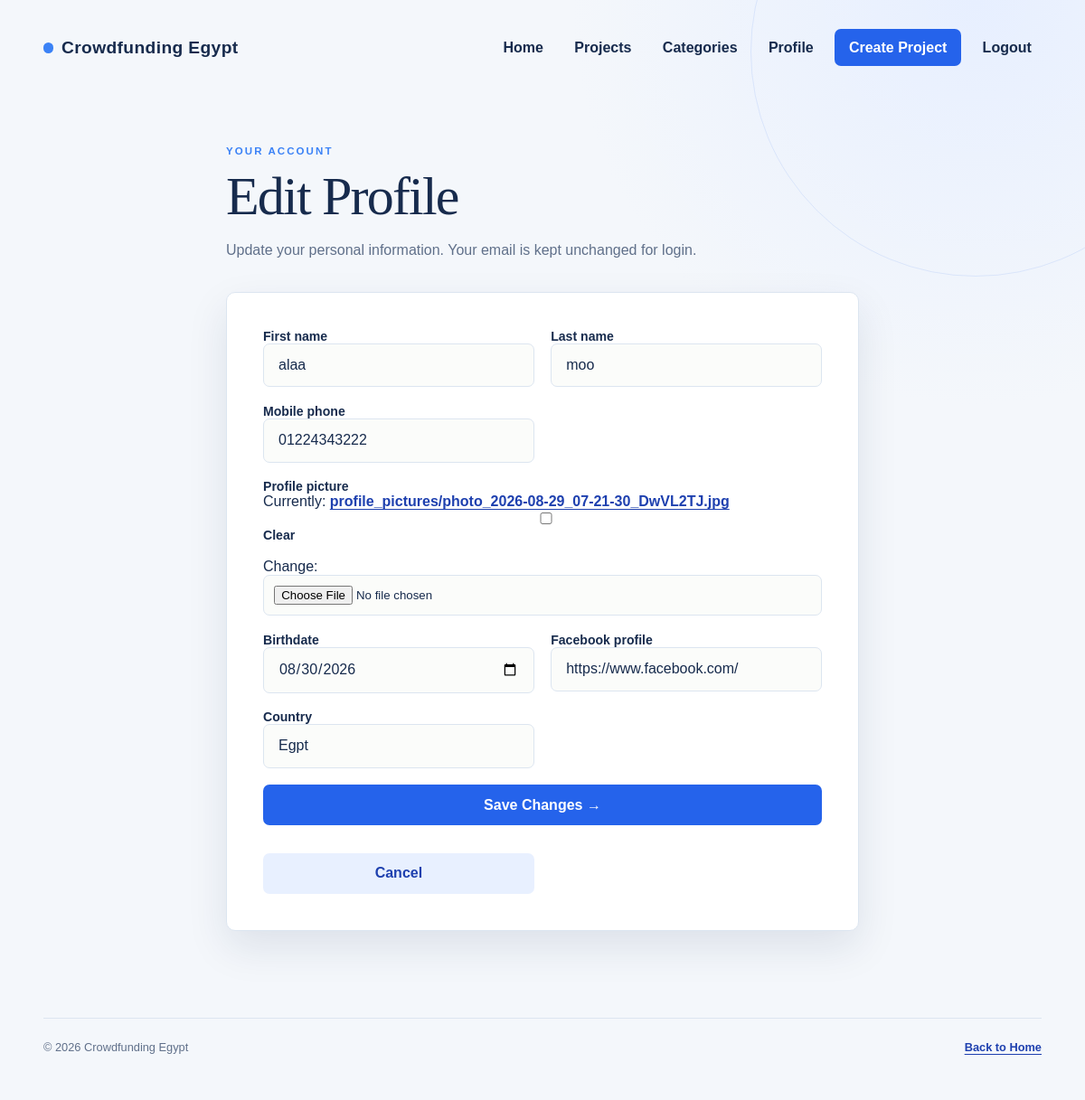
/accounts/profile/edit/ (signed in), run on the app's committed database.
### accounts/models.py (models this page shows)
class User(AbstractUser):
    username = None
    email = models.EmailField(unique=True)
    mobile_phone = models.CharField(max_length=11)
    profile_picture = models.FileField(upload_to='profile_pictures/', blank=True)
    birthdate = models.DateField(blank=True, null=True)
    facebook_profile = models.URLField(blank=True)
    country = models.CharField(max_length=80, blank=True)
    USERNAME_FIELD = 'email'
    REQUIRED_FIELDS = []
    objects = UserManager()

### accounts/views.py (the view)
# urls.py: path('profile/edit/', views.edit_profile, name='edit_profile'),
@login_required
def edit_profile(request):
    form = ProfileForm(request.POST or None, request.FILES or None, instance=request.user)
    if request.method == 'POST' and form.is_valid():
        form.save()
        messages.success(request, 'Your profile was updated successfully.')
        return redirect('accounts:profile')
    return render(request, 'accounts/edit_profile.html', {
        'form': form,
    })

### accounts/forms.py (shortened to what this page needs)
class ProfileForm(forms.ModelForm):
    class Meta:
        model = User
        fields = ('first_name', 'last_name', 'mobile_phone', 'profile_picture', 'birthdate', 'facebook_profile', 'country')
        widgets = {
            'profile_picture': forms.ClearableFileInput(attrs={'accept': 'image/*'}),
            'birthdate': forms.DateInput(attrs={'type': 'date'}),
        }

### accounts/templates/accounts/edit_profile.html (shortened to what this page needs)
{% extends 'base.html' %}
{% block content %}
<section class="form-page">
  <span class="eyebrow">YOUR ACCOUNT</span>
  <h1>Edit Profile</h1>
  <p>Update your personal information. Your email is kept unchanged for login.</p>
  <form method="post" enctype="multipart/form-data" class="project-form profile-form">
    {% for field in form %}
      <div class="form-field field-{{ field.name }}">
        <label for="{{ field.id_for_label }}">{{ field.label }}</label>
        {{ field }}
      </div>
    {% endfor %}
    <button type="submit">Save Changes <span aria-hidden="true">&rarr;</span></button>
    <a class="button-link secondary-button" href="{% url 'accounts:profile' %}">Cancel</a>
  </form>
</section>
{% endblock %}

### static/css/site.css (style rules this page uses)
:root { --ink: #172b4d; --muted: #60708a; --paper: #f4f7fb; --card: #ffffff; --line: #dce5f0; --teal: #2563eb; --teal-dark: #1e40af; --coral: #3b82f6; --shadow: 0 18px 45px rgba(23, 43, 77, .1); }
* { box-sizing: border-box; }
body { min-height: 100vh; margin: 0; padding: 2rem clamp(1.25rem, 4vw, 4.5rem); background: radial-gradient(circle at 90% 0%, #e7efff 0, transparent 28rem), var(--paper); color: var(--ink); font-family: "Trebuchet MS", Arial, sans-serif; }
body::before { position: fixed; z-index: -1; top: -12rem; right: -8rem; width: 31rem; height: 31rem; border: 1px solid rgba(37, 99, 235, .1); border-radius: 50%; content: ""; }
a { color: var(--teal-dark); font-weight: 700; text-decoration-thickness: 1px; text-underline-offset: 3px; }
h1, h2 { font-family: Georgia, serif; font-weight: 400; letter-spacing: -.03em; }
h1 { margin: 0 0 .75rem; font-size: clamp(2.3rem, 5vw, 4rem); line-height: 1.02; }
p { color: var(--muted); line-height: 1.65; }
form { display: grid; gap: 1.15rem; }
label { display: grid; gap: .45rem; color: var(--ink); font-size: .88rem; font-weight: 700; }
input { width: 100%; padding: .9rem 1rem; border: 1px solid var(--line); border-radius: 7px; outline: none; background: #fbfcfa; color: var(--ink); font: inherit; transition: border-color .2s, box-shadow .2s, background .2s; }
input[type="file"] { padding: .7rem; font-size: .83rem; }
button { width: 100%; padding: 1rem 1.2rem; border: 0; border-radius: 7px; background: var(--teal); color: white; cursor: pointer; font: inherit; font-weight: 700; transition: background .2s, transform .2s; }
.eyebrow, .card-kicker { color: var(--coral); font-size: .72rem; font-weight: 700; letter-spacing: .18em; }
.button-link, button { display: inline-block; padding: .85rem 1.1rem; border: 0; border-radius: 7px; background: var(--teal); color: white; text-decoration: none; font: inherit; font-weight: 700; cursor: pointer; }
.form-page { max-width: 700px; margin: 0 auto; }
.form-page h1 { margin-top: .75rem; }
.project-form { margin-top: 2rem; padding: clamp(1.5rem, 4vw, 2.5rem); border: 1px solid var(--line); border-radius: 10px; background: var(--card); box-shadow: var(--shadow); }
.secondary-button { width: 100%; margin-top: .75rem; background: #e8f0ff; color: var(--teal-dark); text-align: center; }
.profile-form { grid-template-columns: 1fr 1fr; }
.profile-form .field-profile_picture, .profile-form button { grid-column: 1 / -1; }

### data on the page
User: form "alaa" "moo" "01224343222" "08/30/2026" "https://www.facebook.com/" "Egpt"

### other printed values
{{ field.label }} "First name" "Last name" "Mobile phone" "Profile picture" "Birthdate" "Facebook profile" "Country"
